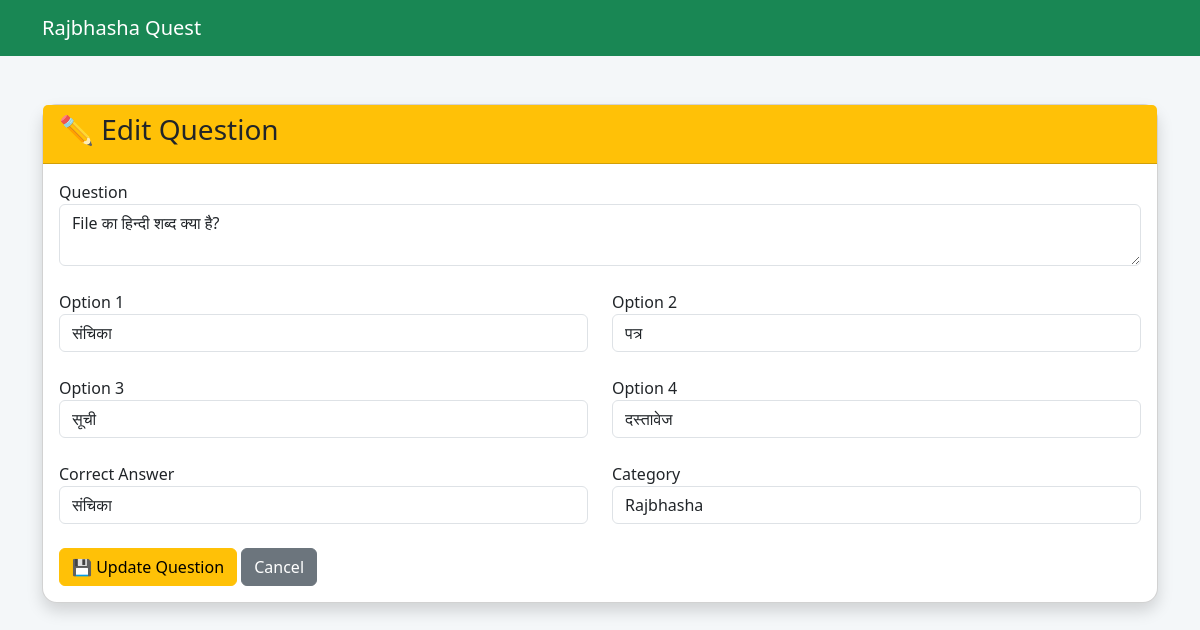
/edit_question/2 (signed in), run on the app's committed database.
### tables this page shows
CREATE TABLE questions(
        id INTEGER PRIMARY KEY AUTOINCREMENT,
        question TEXT,
        option1 TEXT,
        option2 TEXT,
        option3 TEXT,
        option4 TEXT,
        answer TEXT,
        category TEXT
    );

### app.py (the view, shortened to what this page needs)
@app.route("/edit_question/<int:id>", methods=["GET", "POST"])
def edit_question(id):
    if "admin" not in session:
        return redirect("/admin")
    conn = get_connection()
    question = conn.execute(
        "SELECT * FROM questions WHERE id=?",
        (id,)
    ).fetchone()
    conn.close()
    return render_template(
        "edit_question.html",
        question=question
    )

### app.py (called while the page is built)
def get_connection():
    conn = sqlite3.connect(DATABASE)
    conn.row_factory = sqlite3.Row
    return conn

### templates/edit_question.html
{% extends "base.html" %}
{% block content %}
<div class="container mt-5">
<div class="card shadow">
<div class="card-header bg-warning">
<h3>✏ Edit Question</h3>
</div>
<div class="card-body">
<form method="POST">
<label>Question</label>
<textarea
name="question"
class="form-control"
required>{{ question["question"] }}</textarea>
<br>
<div class="row">
<div class="col-md-6">
<label>Option 1</label>
<input
class="form-control"
name="option1"
value="{{ question['option1'] }}"
required>
</div>
<div class="col-md-6">
<label>Option 2</label>
<input
class="form-control"
name="option2"
value="{{ question['option2'] }}"
required>
</div>
</div>
<br>
<div class="row">
<div class="col-md-6">
<label>Option 3</label>
<input
class="form-control"
name="option3"
value="{{ question['option3'] }}"
required>
</div>
<div class="col-md-6">
<label>Option 4</label>
<input
class="form-control"
name="option4"
value="{{ question['option4'] }}"
required>
</div>
</div>
<br>
<div class="row">
<div class="col-md-6">
<label>Correct Answer</label>
<input
class="form-control"
name="answer"
value="{{ question['answer'] }}"
required>
</div>
<div class="col-md-6">
<label>Category</label>
<input
class="form-control"
name="category"
value="{{ question['category'] }}"
required>
</div>
</div>
<br>
<button class="btn btn-warning">
💾 Update Question
</button>
<a href="/questions" class="btn btn-secondary">
Cancel
</a>
</form>
</div>
</div>
</div>
{% endblock %}

### static/css/style.css (style rules this page uses)
body { background:#f4f7f9; }
.card { border-radius:15px; }

### data on the page
questions: question "File का हिन्दी शब्द क्या है?", option1 "संचिका", option2 "पत्र", option3 "सूची", option4 "दस्तावेज", answer "संचिका", category "Rajbhasha"
